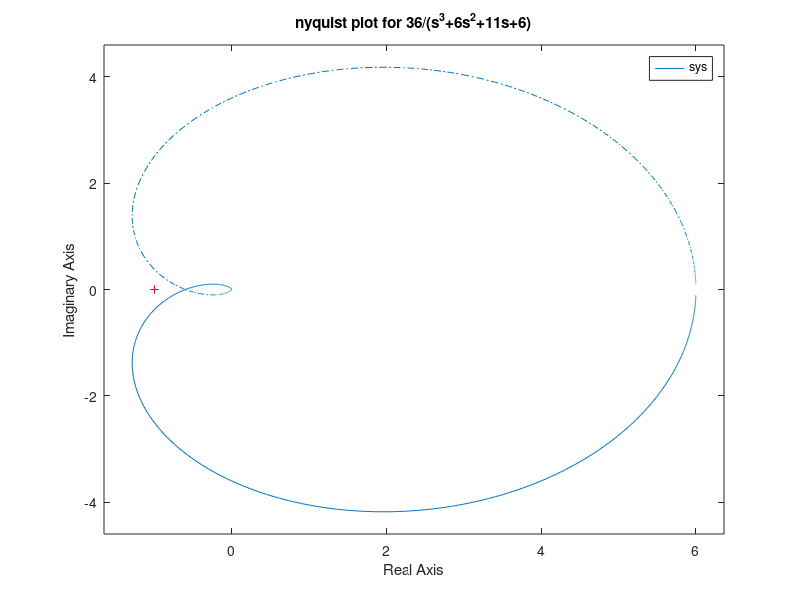
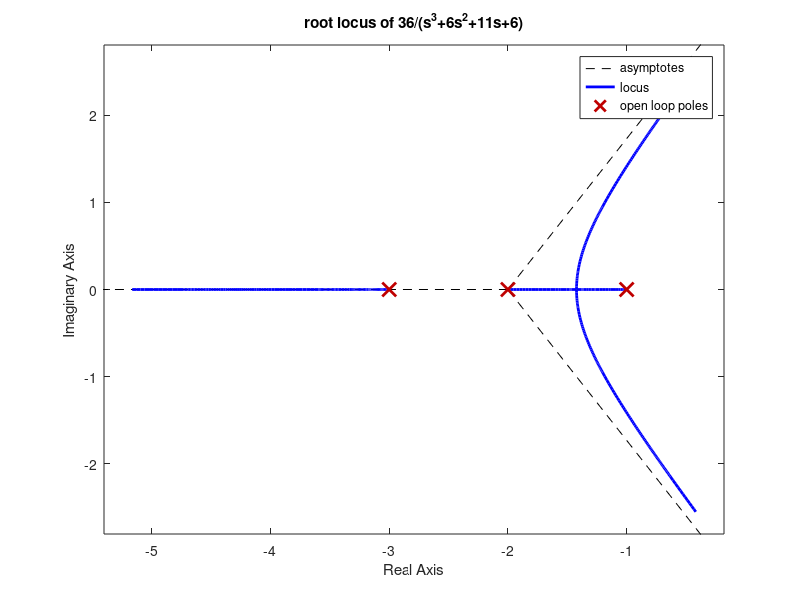
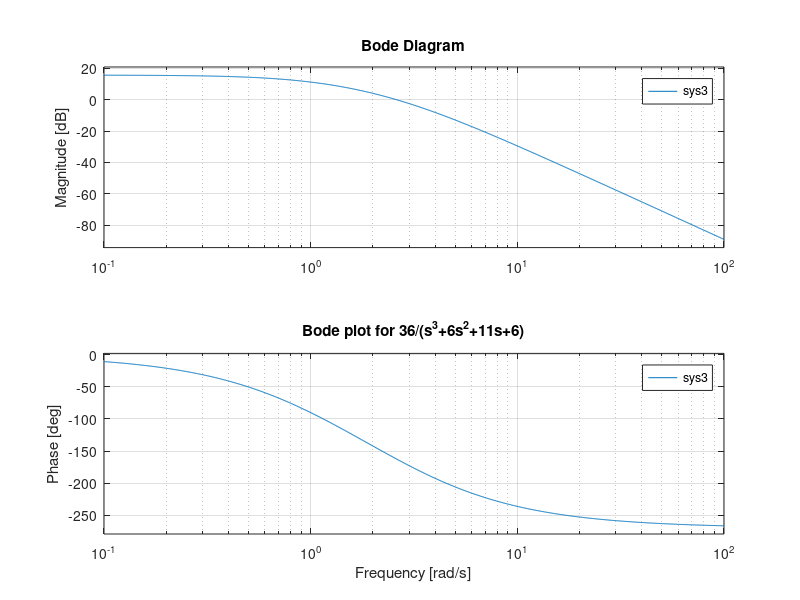

Source code (MATLAB) for these figures, in order:
sys=tf([36],[1 6 11 6])
figure(1)
nyquist(sys)
grid;
title("nyquist plot for 36/(s^3+6s^2+11s+6)")

sys2=tf([36],[1 6 11 6])
figure(2)
rlocus(sys2)
grid;
title("root locus of 36/(s^3+6s^2+11s+6)")

sys3=tf([36],[1 6 11 6])
figure(3);
bode(sys3);
title("Bode plot for 36/(s^3+6s^2+11s+6)")
